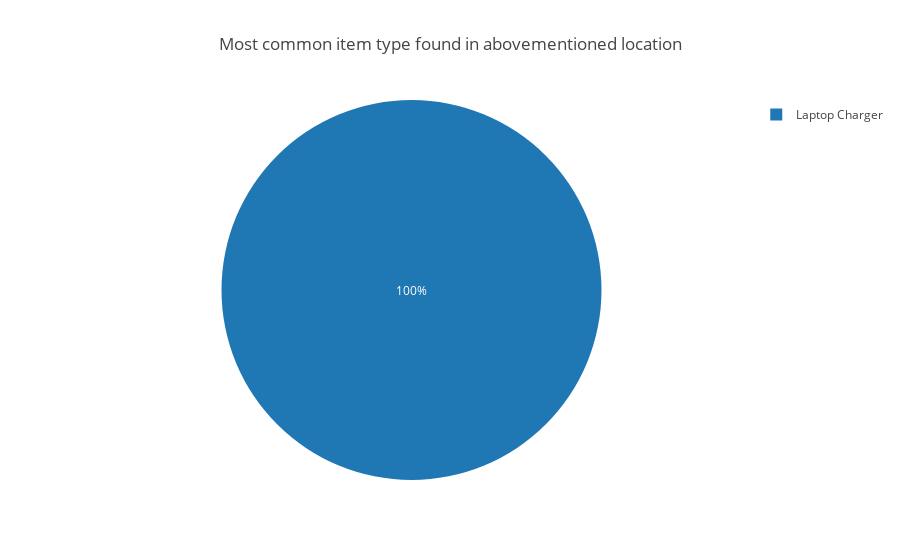

Notebook source saved alongside this figure:
### Markdown cell above
Finally, plot a `pie chart` to showcase the spread of found and reported items with their proportion in SIS Project Way.

### Code cell
trace1 = go.Pie(labels=max_facility_itemtype_count['itemtype'], values=max_facility_itemtype_count['max_facility_itemtype_count'])

layout = go.Layout(title='Most common item type found in abovementioned location') 

fig = go.Figure(data=[trace1], layout=layout)
iplot(fig)

### Figure 1 — Plotly figure (JSON) as saved in the notebook; plotly's stock layout.template omitted (floating-point values rounded to 4 significant figures)
{"data": [{"labels": ["Laptop Charger"], "type": "pie", "uid": "e1dcf275-b07c-4d43-bbe0-6a68d97f014c", "values": [5]}], "layout": {"title": {"text": "Most common item type found in abovementioned location"}}}
